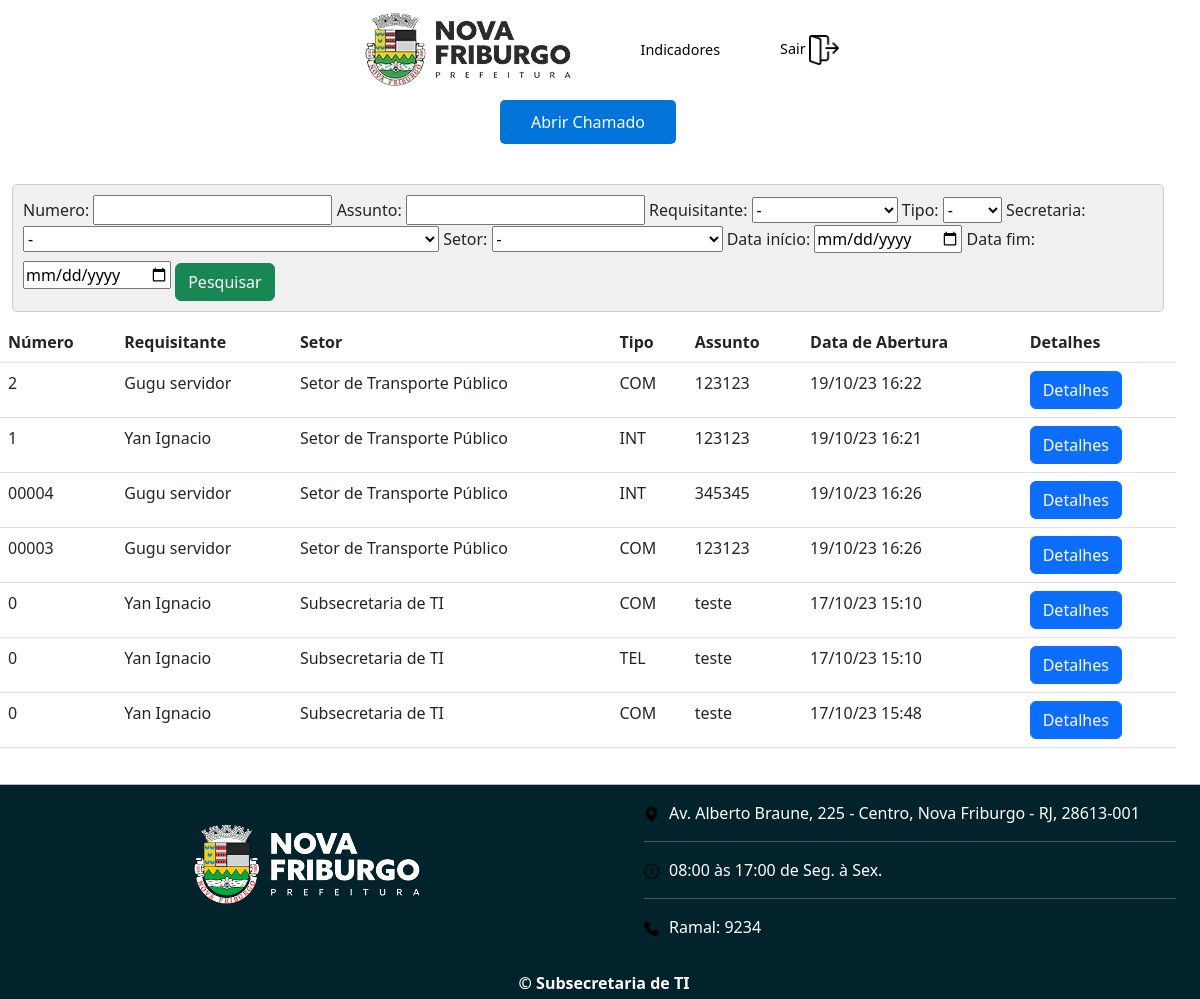
Before: / (signed in) with the older database file.
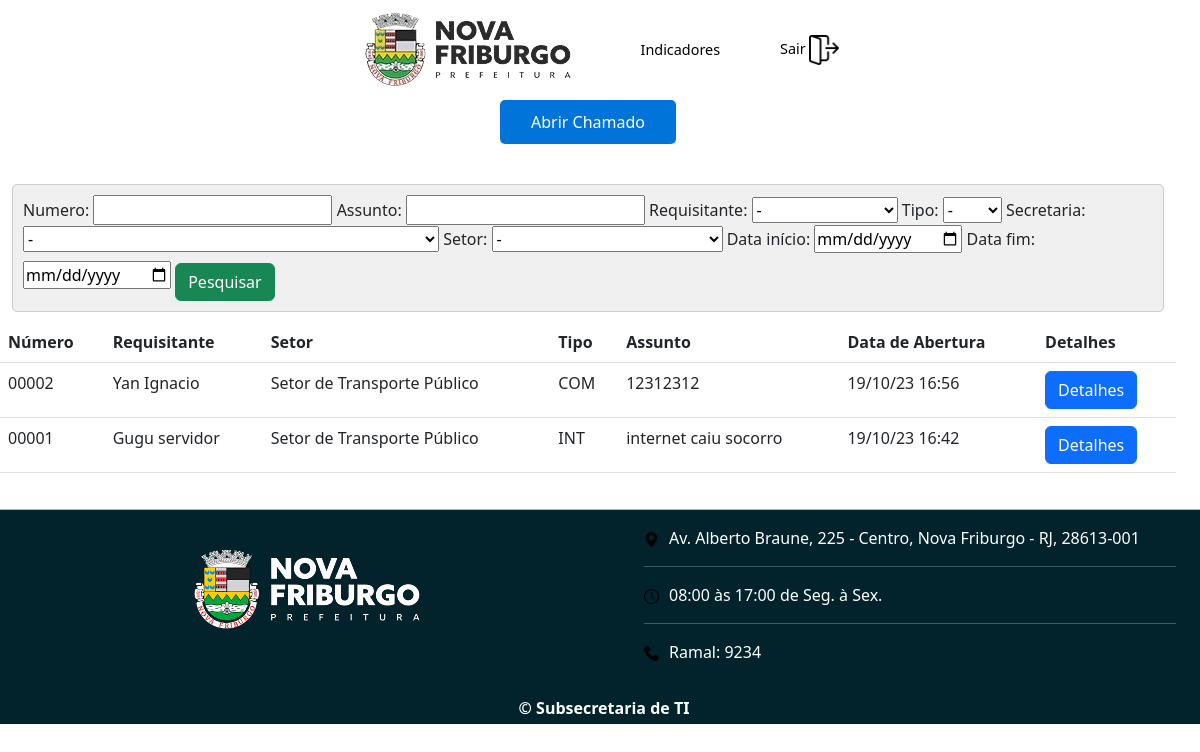
After: the same page with the newer database file.
### chamadosApp/models.py (models this page shows, shortened)
class Chamado(models.Model):
    prioridadeChoices = (
        ('0', 'Baixa'),
        ('1', 'Média'),
        ('2', 'Alta')
    )
    statusChoices = (
        ('0', 'Aberto'),
        ('1', 'Pendente'),
        ('2', 'Resolvido'),
        ('3', 'Finalizado')
    )
    secretaria = models.ForeignKey(Secretaria, verbose_name='Secretaria', on_delete=models.CASCADE, null=True)
    setor = models.ForeignKey(Setor, verbose_name='Setor', on_delete=models.CASCADE, null=True)
    requisitante = models.ForeignKey(Servidor, on_delete=models.CASCADE, related_name='requisitante')
    tipo = models.ForeignKey(Tipo, on_delete=models.CASCADE)
    assunto = models.CharField(max_length=150)
    prioridade = models.CharField(max_length=1, choices=prioridadeChoices, default='0')
    status = models.CharField(max_length=1, choices=statusChoices, default='0')
    descricao = models.TextField(default='')
    atendente = models.ForeignKey(Atendente, verbose_name='Atendente', on_delete=models.CASCADE, related_name='atendente', null=True, default=None)
    dataAbertura = models.DateTimeField(auto_now_add=True)
    dataFechamento = models.DateTimeField(null=True, blank=False)
    numero = models.CharField(max_length=10, default=0)

class Servidor(models.Model):
    user = models.ForeignKey(User, on_delete=models.CASCADE)
    nome = models.CharField(max_length=75)
    secretaria = models.ForeignKey(Secretaria, verbose_name='Secretaria', on_delete=models.CASCADE)
    setor = models.ForeignKey(Setor, verbose_name='Setor', on_delete=models.CASCADE)
    def __str__(self):
        return self.nome

class Setor(models.Model):
    secretaria = models.ForeignKey(Secretaria, verbose_name="Secretaria", on_delete=models.CASCADE)
    nome = models.CharField(max_length=100, default='')
    cep = models.CharField(max_length=8, default='')
    bairro = models.CharField(max_length=50, default='')
    logradouro = models.CharField(max_length=150, default='')
    def __str__(self):
        return self.nome

class Tipo(models.Model):
    nome = models.CharField(max_length=30, verbose_name='Nome do Serviço', blank=True)
    sigla = models.CharField(max_length=3, verbose_name="Sigla", blank=True)
    descricao = models.TextField(default='')

### chamadosApp/views.py (the view)
# urls.py: path('', views.mainPage, name='mainPage'),
@login_required
def mainPage(request):
    if request.method == 'POST':
        form = SearchForm(request.POST)
        if form.is_valid():
            chamados = filtraChamado(request, form)
    else:
        form = SearchForm()
        try:
            atendente = Atendente.objects.get(user=request.user)
        except:
            atendente = False
        if atendente:
            chamados = Chamado.objects.all()
        else:
            chamados = Chamado.objects.filter(requisitante=request.user)
    chamados = chamados.order_by('-numero')
    context = {
        'chamados': chamados,
        'form': form,
    }
    return render(request, 'mainPage.html', context)

### chamadosApp/forms.py
class SearchForm(Form):
    REQUISITANTE_CHOICES = [(None,'-')]+[(obj.id, obj.nome) for obj in Servidor.objects.all()]
    TIPO_CHOICES = [(None,'-')]+[(obj.id, obj.sigla) for obj in Tipo.objects.all()]
    SECRETARIA_CHOICES = [(None,'-')]+[(obj.id, obj.nome) for obj in Secretaria.objects.all()]
    SETOR_CHOICES = [(None,'-')]+[(obj.id, obj.nome) for obj in Setor.objects.all()]
    numero = forms.CharField(label='Numero', max_length=10, required=False)
    assunto = forms.CharField(label='Assunto', required=False)
    requisitante = forms.ChoiceField(label='Requisitante', choices=REQUISITANTE_CHOICES, required=False)
    tipo = forms.ChoiceField(label='Tipo', choices=TIPO_CHOICES, required=False)
    secretaria = forms.ChoiceField(label='Secretaria', choices=SECRETARIA_CHOICES, required=False)
    setor = forms.ChoiceField(label='Setor', choices=SETOR_CHOICES, required=False)
    dataInicio = forms.DateField(label='Data início', widget=forms.DateInput(attrs={'type': 'date'}), required=False)
    dataFim = forms.DateField(label='Data fim', widget=forms.DateInput(attrs={'type': 'date'}), required=False)

### chamadosApp/templates/mainPage.html (shortened to what this page needs)
{% extends "template.html" %}
{% block main %}
<a id="button-chamado" href= {% url 'abrirChamado' %}>Abrir Chamado</a>
<div>
    <form method=POST id="form-pesquisa-chamado">
        {{form}}
        <button class="btn btn-success">Pesquisar</button>
    </form>
</div>
<table class="table">
    <thead>
      <tr>
        <th>Número</th>
        <th>Requisitante</th>
        <th>Setor</th>
        <th>Tipo</th>
        <th>Assunto</th>
        <th>Data de Abertura</th>
        <th>Detalhes</th>
      </tr>
    </thead>
    <tbody>
        {% for chamado in chamados  %}
      <tr>
        <td>{{chamado.numero}}</td>
        <td>{{chamado.requisitante}}</td>
        <td>{{chamado.setor}}</td>
        <td>{{chamado.tipo.sigla}}</td>
        <td>{{chamado.assunto}}</td>
        <td>{{chamado.dataAbertura|date:"d/m/y H:i"}}</td>
        <td>
          <a href="{% url 'chamado' chamado.id %}">
            <button class="btn btn-primary">Detalhes</button>
          </a>
        </td>
      </tr>
      {% endfor %}
    </tbody>
  </table>
{% endblock %}

### chamadosApp/templates/template.html (shortened to what this page needs)
{% load django_bootstrap5 %}
{% load tz %}
<!DOCTYPE html>
<html lang="pt-br">
  <head>
    <link rel="stylesheet" href="https://cdn.jsdelivr.net/npm/bootstrap@5.3.0/dist/css/bootstrap.min.css">
    <link rel="stylesheet" href="/static/css/style.css" />
  </head>
  <body class="container-fluid" cz-shortcut-listen="true">
    {% include 'header.html' %}
    <main class='row'>{% block main %}{% endblock %}</main>
    {% include 'footer.html' %}
  </body>
</html>

### chamadosApp/templates/header.html (shortened to what this page needs)
{% load django_bootstrap5 %}
<header class="row"><nav>
    <link rel="stylesheet" href="/static/css/header.css">
    <link rel="stylesheet" href="/static/css/mainPage.css">
    <div class="logo-container">
        <a href="{% url "mainPage" %}"><img src="/static/img/prefeitura.png" alt="Logo da PMNF"></a>
        <a href="{% url "indicadores" %}"><button class="btn-header">Indicadores</button> </a>
        <a class="logout-btn" href="{% url 'sairFunc' %}">Sair    <img width="30" src="/static/img/logout.png"></a>
    </div>
</nav>
</head>

### chamadosApp/templates/footer.html (shortened to what this page needs)
<footer class="row footer" style=" background-color: rgb(2, 34, 44); color: white; border-top: 1px solid rgb(184, 184, 184); margin: 0;margin-top:20px;">
    <div class="col">
      <div class="row pt-3 pb-2 mobile-flex-column">
        <div class="col d-flex flex-column">
          <link rel="stylesheet" href="/static/css/footer.css">
          <img class="img-fluid logo m-auto" src="/static/img/prefeitura-footer.png" alt="">
        </div>
        <div class="col">
          <ul>
              <img style="margin-right: 10px;" width="15" src="/static/img/black-placeholder-variant.png" alt="">Av. Alberto Braune, 225 - Centro, Nova Friburgo - RJ, 28613-001
              <hr>
              <img style="margin-right: 10px;" src="/static/img/clock.png" alt="" width="15">08:00 às 17:00 de Seg. à Sex.
              <hr>
              <img style="margin-right: 10px;" src="/static/img/phone-call.png" alt="" width="15">Ramal: 9234
          </div>
        </div>
      <div  style="background-color: rgb(2, 34, 44);">
        <div class="col d-flex px-2 pt-2 pb-1">
          <div class="d-flex mx-auto">
            <b class="ms-2">© Subsecretaria de TI</b>
          </div>
        </div>
      </div>
    </div>
  </footer>

### chamadosApp/static/css/style.css (style rules this page uses)
body { margin: 0; }

### chamadosApp/static/css/header.css (style rules this page uses)
nav { display: flex; align-items: center; justify-content: center; }
.logo-container { display: flex; align-items: center; gap: 50px; }
img { max-width: 100%; }
.btn-header, .logout-btn { border: none; background-color: transparent; padding: 5px; cursor: pointer; transition: color 0.3s ease; transition: transform 0.3s ease; font-size: 0.9em; }
.logout-btn { text-decoration: none; color: black; }

### chamadosApp/static/css/mainPage.css (style rules this page uses)
#button-chamado { background-color: #0074d9; color: #ffffff; padding: 10px 20px; border: none; border-radius: 5px; font-size: 16px; cursor: pointer; width: 15%; margin: 0 auto; margin-bottom: 30px; text-align: center; text-decoration: none; }
#form-pesquisa-chamado { background-color: #f0f0f0; padding: 10px; border: 1px solid #ccc; border-radius: 5px; margin: 10px 0; }
#form-pesquisa-chamado button { margin-top: 10px; }

Changed rows visible on the page:
removed Chamado: numero "2", requisitante "Gugu servidor", setor "Setor de Transporte Público", tipo.sigla "COM", assunto "123123", dataAbertura "19/10/23 16:22"
removed Chamado: numero "1", requisitante "Yan Ignacio", setor "Setor de Transporte Público", tipo.sigla "INT", assunto "123123", dataAbertura "19/10/23 16:21"
removed Chamado: numero "00004", requisitante "Gugu servidor", setor "Setor de Transporte Público", tipo.sigla "INT", assunto "345345", dataAbertura "19/10/23 16:26"
removed Chamado: numero "00003", requisitante "Gugu servidor", setor "Setor de Transporte Público", tipo.sigla "COM", assunto "123123", dataAbertura "19/10/23 16:26"
removed Chamado: numero "0", requisitante "Yan Ignacio", setor "Subsecretaria de TI", tipo.sigla "COM", assunto "teste", dataAbertura "17/10/23 15:10"
removed Chamado: numero "0", requisitante "Yan Ignacio", setor "Subsecretaria de TI", tipo.sigla "TEL", assunto "teste", dataAbertura "17/10/23 15:10"
removed Chamado: numero "0", requisitante "Yan Ignacio", setor "Subsecretaria de TI", tipo.sigla "COM", assunto "teste", dataAbertura "17/10/23 15:48"
added Chamado: numero "00002", requisitante "Yan Ignacio", setor "Setor de Transporte Público", tipo.sigla "COM", assunto "12312312", dataAbertura "19/10/23 16:56"
added Chamado: numero "00001", requisitante "Gugu servidor", setor "Setor de Transporte Público", tipo.sigla "INT", assunto "internet caiu socorro", dataAbertura "19/10/23 16:42"
